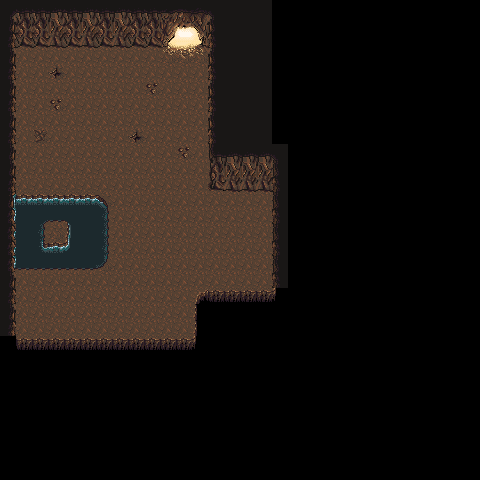

Below is a game level as drawn by its tile map, then a one-line description and the .tmx that defines it (tile-layer data replaced by summaries):
An orthogonal 30x30 tile map with 16x16 px tiles, 1 tile layer (Gold Mine), 1 hidden layer not drawn, 2 tilesets and 8 objects (6x Blocker, 2x MineEntrance).

<map version="1.0" tiledversion="1.1.5" orientation="orthogonal" renderorder="right-down" width="30" height="30" tilewidth="16" tileheight="16" infinite="0" nextobjectid="37">
 <properties>
  <property name="TilesetCacheKey" value="cave" />
  <property name="TilesetName" value="cave" />
 </properties>
 <tileset firstgid="1" name="cave" tilewidth="16" tileheight="16" tilecount="336" columns="16">
  <grid orientation="orthogonal" width="16" height="21" />
  <image source="cave.png" width="256" height="336" />
 </tileset>
 <tileset firstgid="337" name="mine" tilewidth="96" tileheight="96" tilecount="2" columns="1">
  <image source="../gold-mine.png" width="96" height="192" />
 </tileset>
 <layer name="Gold Mine" width="30" height="30">
  <data>[900 cells, 405 non-empty, 55 distinct tile ids]</data>
 </layer>
 <layer name="Overworld" width="30" height="30" visible="0">
  <properties>
   <property name="PlayerStartX" type="float" value="42" />
   <property name="PlayerStartY" type="float" value="55" />
  </properties>
  <data>[900 cells, 900 non-empty, 14 distinct tile ids]</data>
 </layer>
 <objectgroup name="Overworld Objects" visible="0" offsetx="5.68434e-14" offsety="1.61952">
  <object id="22" name="Go into mine" type="MineEntrance" gid="337" x="111.149" y="72.0905" width="48" height="48">
   <properties>
    <property name="LayerName" value="Gold Mine" />
    <property name="SpriteKey" value="mine" />
    <property name="TransportX" type="float" value="178" />
    <property name="TransportY" type="float" value="87" />
   </properties>
  </object>
 </objectgroup>
 <objectgroup name="Gold Mine Objects">
  <object id="25" name="Mine Exit" type="MineEntrance" x="160.522" y="24.855" width="50.7456" height="18.1234">
   <properties>
    <property name="LayerName" value="Overworld" />
    <property name="TransportX" type="float" value="75" />
    <property name="TransportY" type="float" value="127" />
   </properties>
  </object>
  <object id="28" type="Blocker" x="209.196" y="-2.07125" width="68.8691" height="193.144" />
  <object id="29" type="Blocker" x="272.37" y="187.448" width="21.2303" height="181.752" />
  <object id="30" type="Blocker" x="193.662" y="288.94" width="83.8857" height="78.7075" />
  <object id="31" type="Blocker" x="-3.10688" y="338.65" width="207.125" height="28.4797" />
  <object id="32" type="Blocker" x="-3.10688" y="41.9428" width="20.1947" height="297.225" />
  <object id="34" type="Blocker" x="-1.03563" y="-3.62469" width="164.664" height="49.71" />
 </objectgroup>
</map>
